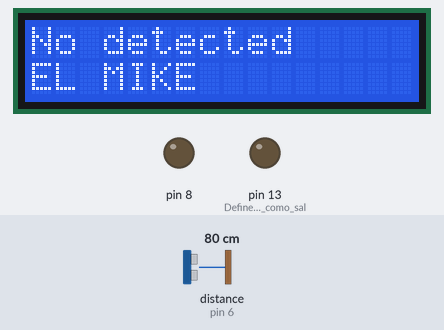
A sketch run on a simulated Arduino Uno, built with avr-gcc and run on an emulated ATmega328P. Parts: 16×2 character LCD, output pins drawn as LEDs (lit = HIGH). Wiring (inferred from the names in the program): ultrasonic range finder: trigger pin 7; echo pin 6. The inputs (shaded band) are chosen by the test bench; at power-on: distance to the obstacle (sensor on pin 6) 80 cm. The echo pulse lasts 58.3 µs per cm; pins used as bus, display or sensor lines are not drawn; what the sketch prints to the serial monitor is not drawn.

Above: at 1.2 s.
1.3 s: distance to the obstacle (sensor on pin 6) set to 2 cm
At 2.6 s:
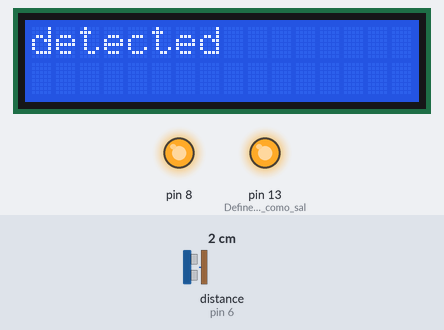
2.9 s: distance to the obstacle (sensor on pin 6) set to 60 cm
At 3.4 s:
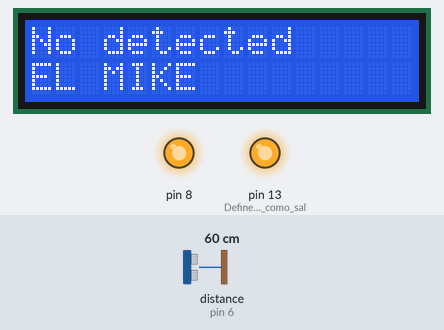
4.4 s: distance to the obstacle (sensor on pin 6) set to 4 cm
At 5.1 s:
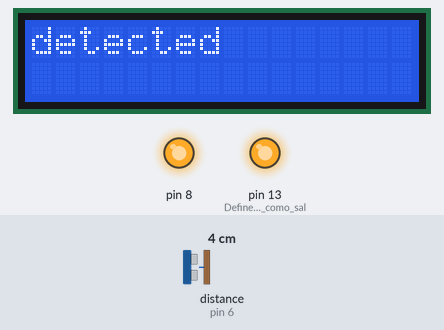
Timing chart, 0 to 7.4 s (numbered marks = the images above; inputs shaded):
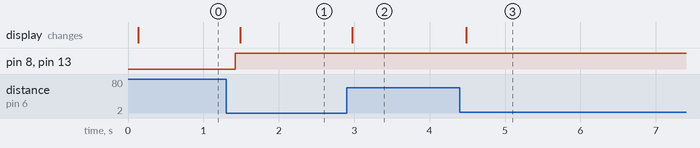

The sketch:

Arduino_Project.ino
```cpp
#include <LiquidCrystal.h>
int RS = 53;
int E = 51;
int D4 = 43;
int D5 = 47;
int D6 = 45;
int D7 = 41;
#define Pecho 6
#define Ptrig 7
#define Micro 8
long duracion, distancia;
LiquidCrystal lcd (RS, E, D4, D5, D6, D7);


void setup() {
  Serial.begin (9600);       // inicializa el puerto seria a 9600 baudios
  pinMode(Pecho, INPUT);     // define el pin 6 como entrada (echo)
  pinMode(Ptrig, OUTPUT);    // define el pin 7 como salida  (triger)
  pinMode(13, 1);            // Define el pin 13 como salida
  pinMode(8, 1);
  lcd.begin(16, 2);
  lcd.setCursor(0, 0);
  lcd.print("No detected");
  }

void loop() {

  digitalWrite(Ptrig, LOW);
  delayMicroseconds(2);
  digitalWrite(Ptrig, HIGH);   // genera el pulso de triger por 10ms
  delayMicroseconds(10);
  digitalWrite(Ptrig, LOW);

  duracion = pulseIn(Pecho, HIGH);
  distancia = (duracion/2) / 29;            // calcula la distancia en centimetros

  if (distancia >= 40 || distancia <= 0){  // si la distancia es mayor a 500cm o menor a 0cm
    //Serial.println("---");
    lcd.begin(16, 2);
    lcd.setCursor(0, 0);
    lcd.print("No detected");
    lcd.setCursor(0, 1);
    lcd.print("EL MIKE");

  }
  else {
    Serial.print(distancia);           // envia el valor de la distancia por el puerto serial
    Serial.println("cm");              // le coloca a la distancia los centimetros "cm"
    digitalWrite(13, 0);               // en bajo el pin 13
    digitalWrite(8,0);                 // el pin 8 en bajo

  }

   if (distancia <= 40){
    digitalWrite(13, 1);     // en alto el pin 13 si la distancia es menor a 10cm
    digitalWrite(8,1);
    Serial.println("Alarma.......");
    lcd.begin(16, 2);
    lcd.setCursor(0, 0);
    lcd.print("detected");


  }
                                  // espera 400ms para que se logre ver la distancia en la consola
  delay(100);
}
```

Measured:
- after the input at 1.3 s, pin 8, pin 13 (Define_el_pin_13_como_sal): LOW → HIGH after 0.13 s; the display: changes after 0.19 s (image 1)
- after the input at 2.9 s, the display: changes after 0.07 s (image 2)
- after the input at 4.4 s, the display: changes after 0.09 s (image 3)
